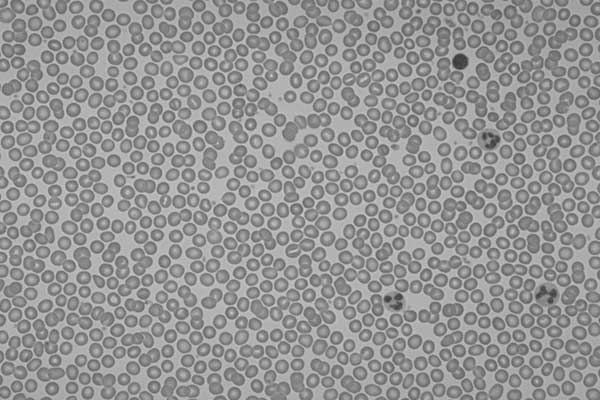
#> input picture tp06/capturas_sangre/original.png, 600 x 400 px
$ python -i fourier.py   (imports and definitions only)
#> lines starting #> are read from the running program, lines starting #| are printed output that depends on the picture
#> further down, picture is the input picture: shape (400, 600); min 55, max 216, mean 148.1
import cv2
import numpy as np


def get_dft(imagen, optimal=True, normalizar=True, imin=0, imax=255):
    """TODO: Docstring for get_dft.

    Parameters:
        imagen: TODO
        optimal: TODO
        normalizar: TODO
    Returns:
        TODO

    """
#> called with optimal = True, normalizar = True, imin = 0, imax = 255
    rows, cols = imagen.shape
#> rows = 400; cols = 600
    if optimal:
        m = cv2.getOptimalDFTSize(rows)
#> m = 400
        n = cv2.getOptimalDFTSize(cols)
#> n = 600
        padded = cv2.copyMakeBorder(imagen, 0, m-rows, 0, n-cols,
                                    cv2.BORDER_CONSTANT, value=[0,0,0])
    else:
        m, n=rows, cols
        padded = np.copy(imagen)

    planes = [np.float32(padded), np.zeros(padded.shape, np.float32)]
    comp_img = cv2.merge(planes)
    comp_img = cv2.dft(np.float32(comp_img), flags=cv2.DFT_COMPLEX_OUTPUT)
    comp_img_sh = np.fft.fftshift(comp_img)

    mag_img, phi_img = cv2.cartToPolar(comp_img_sh[:,:,0], comp_img_sh[:,:,1])
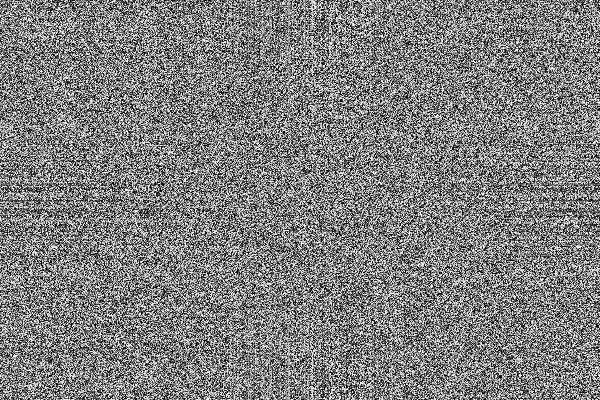
#> phi_img: shape (400, 600) float32; min 5.96e-05, max 6.28, mean 3.14; drawn with min black and max white

    matOfOnes = np.ones(mag_img.shape, dtype=mag_img.dtype)
    cv2.add(matOfOnes, mag_img, mag_img)
#> matOfOnes: shape (400, 600) float32; every value is 1
    cv2.log(mag_img, mag_img)
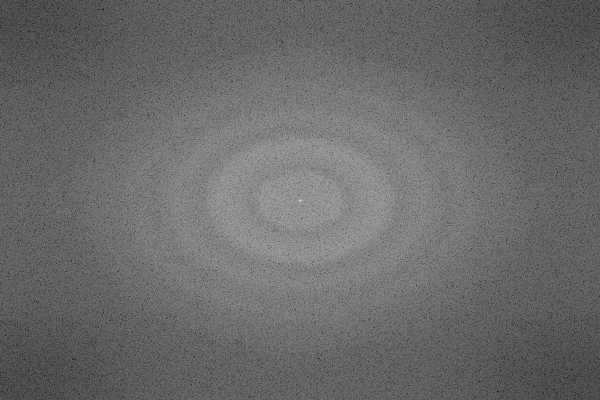
#> mag_img: shape (400, 600) float32; min 1.11, max 17.39, mean 7.88; drawn with min black and max white

    if normalizar:
        cv2.normalize(mag_img, mag_img, imin, imax, cv2.NORM_MINMAX)
        cv2.normalize(phi_img, phi_img, imin, imax, cv2.NORM_MINMAX)

    mag_img=mag_img.astype("uint8")
    phi_img=phi_img.astype("uint8")
    return mag_img, phi_img, comp_img_sh


# [18 lines left out: function get_idft, not called in this run]


###############################################################################
#                                  Filtrado                                   #
###############################################################################
IDEAL_FILTER, BUTTERWORTH_FILTER, GAUSSIAN_FILTER = 0, 1, 2
IDEAL_NOTCH, BUTTERWORTH_NOTCH, GAUSSIAN_NOTCH = 3, 4, 5

# [202 lines left out: functions apply_filter, ideal_filter, butterworth_filter, gaussian_filter, apply_band_filter, ideal_band_filter and 2 more, not called in this run]

>>> import cv2
>>> picture = cv2.imread('../capturas_sangre/original.png', cv2.IMREAD_GRAYSCALE)
>>> result = get_dft(picture)

$ run again, on tp06/capturas_sangre/ruido_combinado.png
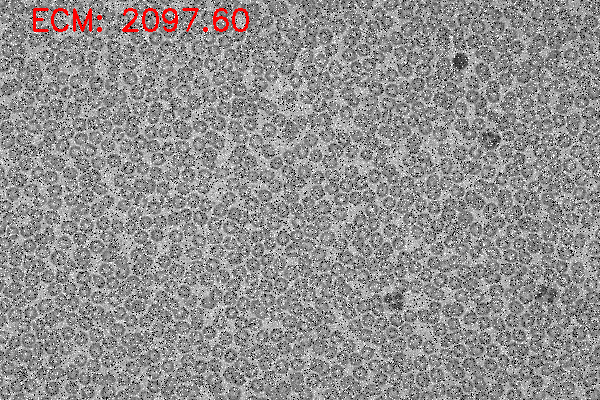
#> input picture tp06/capturas_sangre/ruido_combinado.png, 600 x 400 px
#> in get_dft, `mag_img, phi_img = cv2.cartToPolar(comp_img_sh[:,:,0], comp_img_sh[:,:..`:
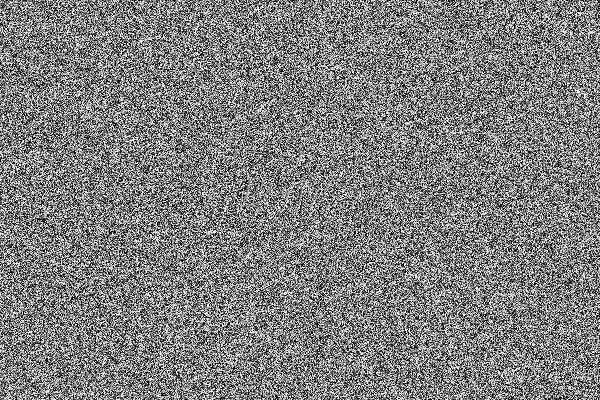
#> phi_img: shape (400, 600) float32; min 9.71e-05, max 6.28, mean 3.14; drawn with min black and max white
#> matOfOnes: shape (400, 600) float32; every value is 1
#> in get_dft, `cv2.log(mag_img, mag_img)`:
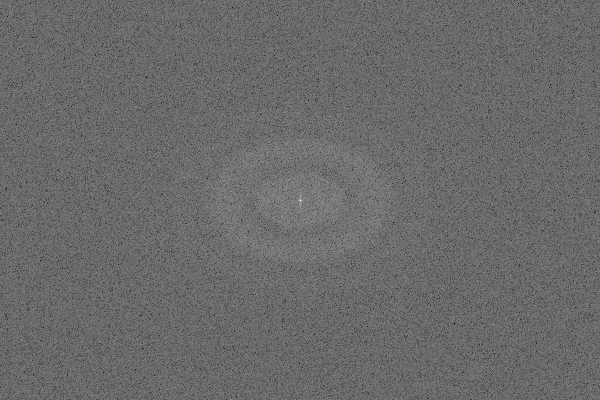
#> mag_img: shape (400, 600) float32; min 4.38, max 17.37, mean 9.8; drawn with min black and max white

$ run again, on tp06/capturas_sangre/ruido_combinado_alfarec.png
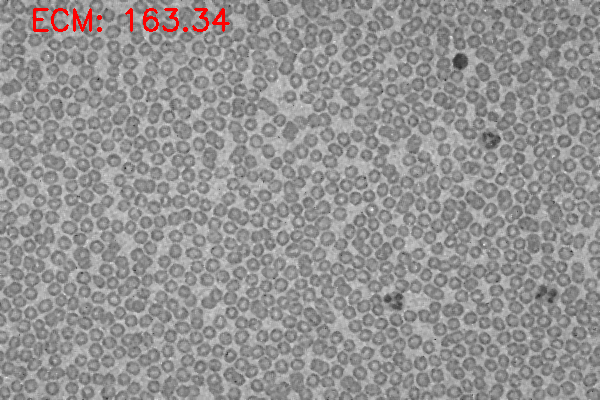
#> input picture tp06/capturas_sangre/ruido_combinado_alfarec.png, 600 x 400 px
#> in get_dft, `mag_img, phi_img = cv2.cartToPolar(comp_img_sh[:,:,0], comp_img_sh[:,:..`:
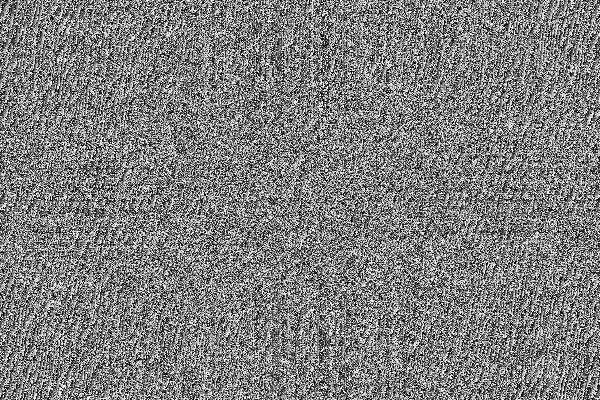
#> phi_img: shape (400, 600) float32; min 1.27e-05, max 6.28, mean 3.13; drawn with min black and max white
#> matOfOnes: shape (400, 600) float32; every value is 1
#> in get_dft, `cv2.log(mag_img, mag_img)`:
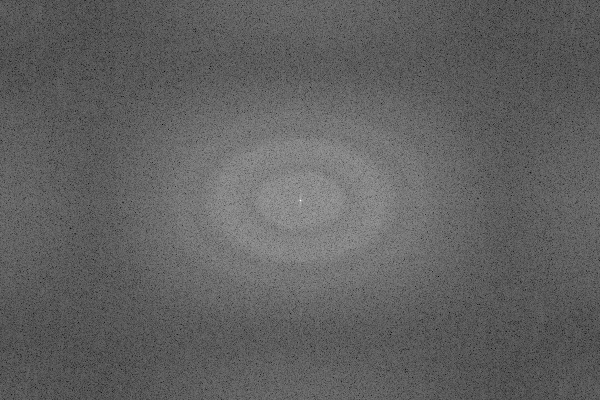
#> mag_img: shape (400, 600) float32; min 2.23, max 17.38, mean 8.01; drawn with min black and max white
